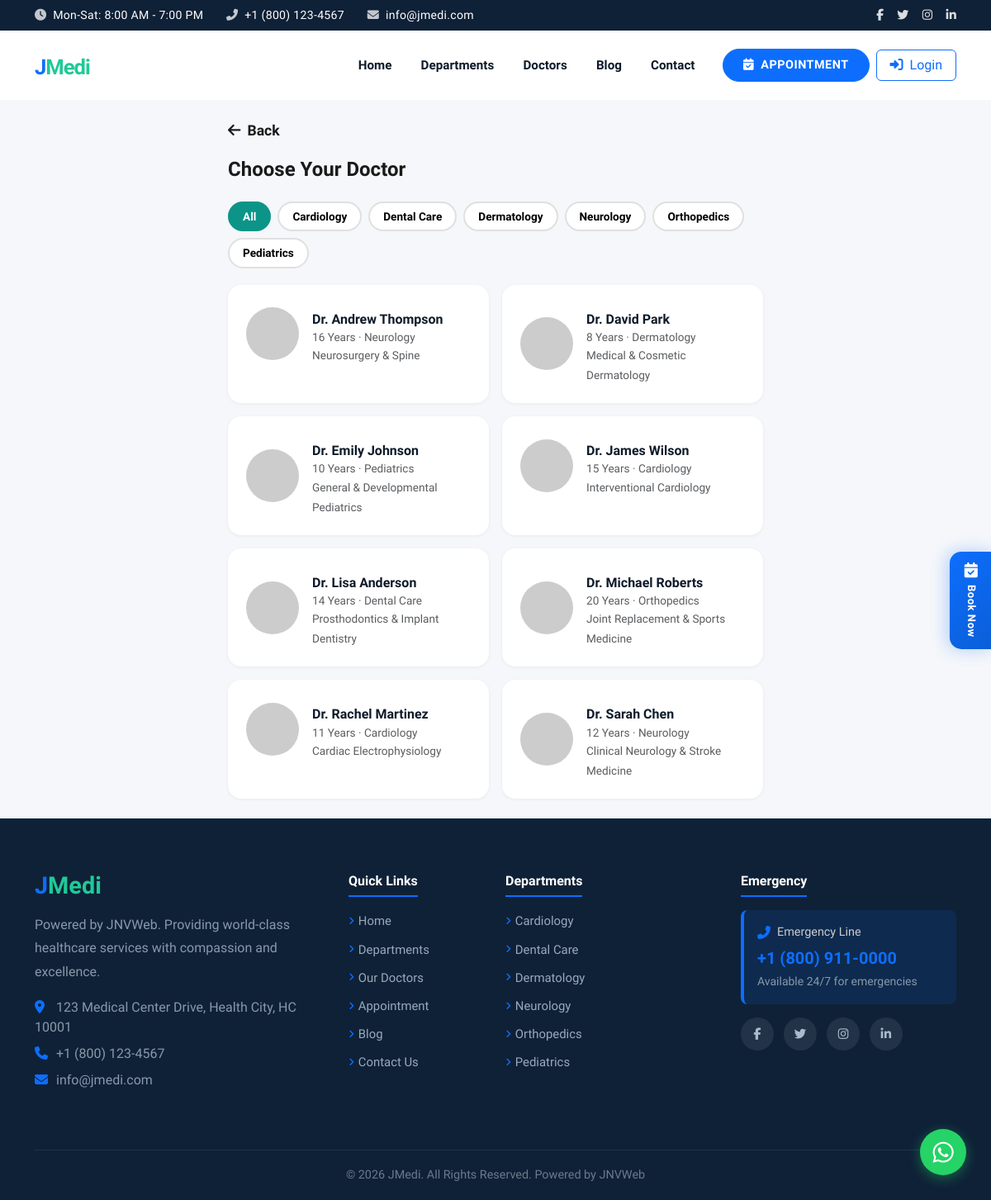
/appointment.php, run on the app's committed database.
### tables this page shows
CREATE TABLE IF NOT EXISTS `departments` (
    `department_id` INT AUTO_INCREMENT PRIMARY KEY,
    `name`          VARCHAR(100) NOT NULL,
    `slug`          VARCHAR(100) UNIQUE NOT NULL,
    `description`   TEXT,
    `icon`          VARCHAR(50)  DEFAULT 'fa-heartbeat',
    `services`      TEXT,
    `image`         VARCHAR(255),
    `status`        SMALLINT     DEFAULT 1,
    `sort_order`    INT          DEFAULT 0,
    `created_at`    TIMESTAMP    DEFAULT CURRENT_TIMESTAMP
);

CREATE TABLE IF NOT EXISTS `doctors` (
    `doctor_id`          INT AUTO_INCREMENT PRIMARY KEY,
    `name`               VARCHAR(100) NOT NULL,
    `photo`              VARCHAR(255),
    `department_id`      INT          DEFAULT NULL,
    `qualification`      VARCHAR(255),
    `experience`         VARCHAR(100),
    `specialization`     VARCHAR(255),
    `bio`                TEXT,
    `email`              VARCHAR(100),
    `phone`              VARCHAR(30),
    `available_days`     VARCHAR(255),
    `available_time`     VARCHAR(100),
    `consultation_fee`   DECIMAL(10,2) DEFAULT 500.00,
    `clinic_address`     TEXT,
    `consultation_types` VARCHAR(20)  DEFAULT 'both',
    `status`             SMALLINT     DEFAULT 1,
    `sort_order`         INT          DEFAULT 0,
    `created_at`         TIMESTAMP    DEFAULT CURRENT_TIMESTAMP,
    CONSTRAINT `fk_doctors_dept` FOREIGN KEY (`department_id`) REFERENCES `departments`(`department_id`) ON DELETE SET NULL
);

### includes/functions.php (called while the page is built, shortened)
<?php
function e(string $str): string {
    return htmlspecialchars($str, ENT_QUOTES, 'UTF-8');
}
function getSettings(PDO $pdo): array {
    $stmt = $pdo->query("SELECT setting_key, setting_value FROM settings");
    $settings = [];
    while ($row = $stmt->fetch()) {
        $settings[$row['setting_key']] = $row['setting_value'];
    }
    return $settings;
}
function getDepartments(PDO $pdo, bool $activeOnly = true): array {
    $sql = "SELECT * FROM departments";
    if ($activeOnly) $sql .= " WHERE status = 1";
    $sql .= " ORDER BY sort_order, name";
    return $pdo->query($sql)->fetchAll();
}
function getDoctors(PDO $pdo, ?int $departmentId = null, bool $activeOnly = true): array {
    $sql = "SELECT d.*, dep.name as department_name FROM doctors d LEFT JOIN departments dep ON d.department_id = dep.department_id";
    $conditions = [];
    $params = [];
    if ($activeOnly) {
        $conditions[] = "d.status = 1";
    }
    if ($conditions) {
        $sql .= " WHERE " . implode(' AND ', $conditions);
    }
    $sql .= " ORDER BY d.sort_order, d.name";
    $stmt = $pdo->prepare($sql);
    $stmt->execute($params);
    return $stmt->fetchAll();
}

### public/appointment.php (the view, shortened to what this page needs)
<?php
require_once __DIR__ . '/../includes/header.php';
$departments = getDepartments($pdo);
$doctors = getDoctors($pdo);
$settings = getSettings($pdo);
$success = $error = '';
$preselectedDoc = null;
?>
<div class="schedule-page">
<div class="schedule-container">
<?php if ($success): ?>
    <div class="step-indicator">
        <div class="step-dot done"></div>
        <div class="step-dot done"></div>
        <div class="step-dot done"></div>
        <div class="step-dot active"></div>
    </div>
    <div class="summary-card text-center py-5">
        <div style="font-size:3rem;color:#0d9488;margin-bottom:16px;"><i class="fas fa-check-circle"></i></div>
        <h4 style="font-weight:800;">Appointment Booked!</h4>
        <p class="text-muted mb-4"><?= e($success) ?></p>
        <a href="/" class="btn px-4 py-2" style="background:#0d9488;color:#fff;border-radius:10px;font-weight:600;">Back to Home</a>
    </div>
<?php else: ?>
<div id="stepDoctor" <?= $preselectedDoc ? 'style="display:none"' : '' ?>>
    <a href="/" class="schedule-back"><i class="fas fa-arrow-left"></i> Back</a>
    <h2 class="schedule-title">Choose Your Doctor</h2>
    <div class="dept-filter">
        <button class="active" onclick="filterDoctors(0, this)">All</button>
        <?php foreach ($departments as $dept): ?>
        <button onclick="filterDoctors(<?= $dept['department_id'] ?>, this)"><?= e($dept['name']) ?></button>
        <?php endforeach; ?>
    </div>
    <div class="doctor-select-grid" id="doctorGrid">
        <?php foreach ($doctors as $doc): ?>
        <div class="doctor-select-card" data-dept="<?= $doc['department_id'] ?>" onclick="selectDoctor(<?= $doc['doctor_id'] ?>)">
            <div class="d-flex align-items-center gap-3">
                <img src="<?= e($doc['photo'] ?: 'https://ui-avatars.com/api/?name=' . urlencode($doc['name']) . '&background=e8f4fd&color=0d9488&size=64') ?>" class="doc-avatar" alt="">
                <div>
                    <h6><?= e($doc['name']) ?></h6>
                    <p class="text-muted mb-0"><?= e($doc['experience'] ?? '') ?> &middot; <?= e($doc['department_name'] ?? '') ?></p>
                    <small class="text-muted"><?= e($doc['specialization'] ?? '') ?></small>
                </div>
            </div>
        </div>
        <?php endforeach; ?>
    </div>
</div>
<?php endif; ?>
</div>
</div>
<?php require_once __DIR__ . '/../includes/footer.php'; ?>

### includes/footer.php (shortened to what this page needs)
<footer class="footer text-light">
    <div class="container">
        <div class="row g-4 pb-4">
            <div class="col-lg-4 col-md-6">
                <?php $footerLogo = $settings['footer_logo'] ?? ($settings['frontend_logo'] ?? ''); ?>
                <?php if ($footerLogo): ?>
                <a href="/" class="d-inline-block mb-3"><img src="<?= e($footerLogo) ?>" alt="<?= e($settings['site_name'] ?? 'JMedi') ?>" style="height:50px;width:auto;object-fit:contain;filter:brightness(0) invert(1);"></a>
                <?php else: ?>
                <h5 class="mb-3" style="font-size:1.8rem;"><a href="/" class="text-decoration-none"><span style="color:var(--primary);">J</span><span style="color:var(--secondary);">Medi</span></a></h5>
                <?php endif; ?>
                <p style="color:#8899aa;line-height:1.8;"><?= e($settings['tagline'] ?? 'Smart Medical Platform') ?>. Providing world-class healthcare services with compassion and excellence.</p>
                <ul class="list-unstyled" style="color:#8899aa;">
                    <li class="mb-2"><i class="fas fa-map-marker-alt me-2" style="color:var(--primary);width:18px;"></i><?= e($settings['address'] ?? '') ?></li>
                    <li class="mb-2"><i class="fas fa-phone me-2" style="color:var(--primary);width:18px;"></i><?= e($settings['phone'] ?? '') ?></li>
                    <li class="mb-2"><i class="fas fa-envelope me-2" style="color:var(--primary);width:18px;"></i><?= e($settings['email'] ?? '') ?></li>
                </ul>
            </div>
            <div class="col-lg-2 col-md-6">
                <h6 class="mb-3 pb-2" style="border-bottom:2px solid var(--primary);display:inline-block;">Quick Links</h6>
                <ul class="list-unstyled footer-links">
                    <li><a href="/">Home</a></li>
                    <li><a href="/public/departments.php">Departments</a></li>
                    <li><a href="/public/doctors.php">Our Doctors</a></li>
                    <li><a href="/public/appointment.php">Appointment</a></li>
                    <li><a href="/public/blog.php">Blog</a></li>
                    <li><a href="/public/contact.php">Contact Us</a></li>
                </ul>
            </div>
            <div class="col-lg-3 col-md-6">
                <h6 class="mb-3 pb-2" style="border-bottom:2px solid var(--primary);display:inline-block;">Departments</h6>
                <ul class="list-unstyled footer-links">
                    <?php
                    $footerDepts = getDepartments($pdo);
                    foreach (array_slice($footerDepts, 0, 6) as $dept): ?>
                    <li><a href="/public/departments.php?slug=<?= e($dept['slug']) ?>"><?= e($dept['name']) ?></a></li>
                    <?php endforeach; ?>
                </ul>
            </div>
            <div class="col-lg-3 col-md-6">
                <h6 class="mb-3 pb-2" style="border-bottom:2px solid var(--primary);display:inline-block;">Emergency</h6>
                <div class="p-3 rounded-3 mb-3" style="background:rgba(13,110,253,0.12);border-left:4px solid var(--primary);">
                    <div class="d-flex align-items-center gap-2 mb-2">
                        <i class="fas fa-phone-alt" style="color:var(--primary);"></i>
                        <span style="color:#ccc;font-size:0.9rem;">Emergency Line</span>
                    </div>
                    <p class="h5 mb-1" style="color:var(--primary);font-weight:700;"><?= e($settings['emergency_phone'] ?? '') ?></p>
                    <small style="color:#8899aa;">Available 24/7 for emergencies</small>
                </div>
                <div class="social-icons mt-3">
                    <?php if (!empty($settings['facebook'])): ?><a href="<?= e($settings['facebook']) ?>"><i class="fab fa-facebook-f"></i></a><?php endif; ?>
                    <?php if (!empty($settings['twitter'])): ?><a href="<?= e($settings['twitter']) ?>"><i class="fab fa-twitter"></i></a><?php endif; ?>
                    <?php if (!empty($settings['instagram'])): ?><a href="<?= e($settings['instagram']) ?>"><i class="fab fa-instagram"></i></a><?php endif; ?>
                    <?php if (!empty($settings['linkedin'])): ?><a href="<?= e($settings['linkedin']) ?>"><i class="fab fa-linkedin-in"></i></a><?php endif; ?>
                </div>
            </div>
        </div>
        <div class="footer-bottom text-center">
            <p class="mb-0" style="color:#6c7a8a;font-size:0.9rem;"><?= e($settings['footer_text'] ?? '© 2026 JMedi. All Rights Reserved.') ?></p>
        </div>
    </div>
</footer>
<?php
$whatsappNum = $settings['whatsapp_number'] ?? '';
?>
<?php if ($whatsappNum): ?>
<a href="https://wa.me/<?= e($whatsappNum) ?>" target="_blank" class="whatsapp-float" title="Chat on WhatsApp">
    <i class="fab fa-whatsapp"></i>
</a>
<?php endif; ?>
<button type="button" class="appointment-float" data-bs-toggle="modal" data-bs-target="#appointmentModal" title="Book Appointment">
    <i class="fas fa-calendar-check"></i>
    <span>Book Now</span>
</button>
</body>
</html>

### data on the page
departments: name "Cardiology"
departments: name "Dental Care"
departments: name "Dermatology"
departments: name "Neurology"
departments: name "Orthopedics"
departments: name "Pediatrics"
doctors: name "Dr. Andrew Thompson", experience "16 Years", department.name "Neurology", specialization "Neurosurgery & Spine"
doctors: name "Dr. David Park", experience "8 Years", department.name "Dermatology", specialization "Medical & Cosmetic Dermatology"
doctors: name "Dr. Emily Johnson", experience "10 Years", department.name "Pediatrics", specialization "General & Developmental Pediatrics"
doctors: name "Dr. James Wilson", experience "15 Years", department.name "Cardiology", specialization "Interventional Cardiology"
doctors: name "Dr. Lisa Anderson", experience "14 Years", department.name "Dental Care", specialization "Prosthodontics & Implant Dentistry"
doctors: name "Dr. Michael Roberts", experience "20 Years", department.name "Orthopedics", specialization "Joint Replacement & Sports Medicine"
doctors: name "Dr. Rachel Martinez", experience "11 Years", department.name "Cardiology", specialization "Cardiac Electrophysiology"
doctors: name "Dr. Sarah Chen", experience "12 Years", department.name "Neurology", specialization "Clinical Neurology & Stroke Medicine"

### other printed values
$settings['phone'] "+1 (800) 123-4567"
$settings['email'] "info@jmedi.com"
$settings['tagline'] "Powered by JNVWeb"
$settings['address'] "123 Medical Center Drive, Health City, HC 10001"
$settings['emergency_phone'] "+1 (800) 911-0000"
$settings['footer_text'] "© 2026 JMedi. All Rights Reserved. Powered by JNVWeb"
